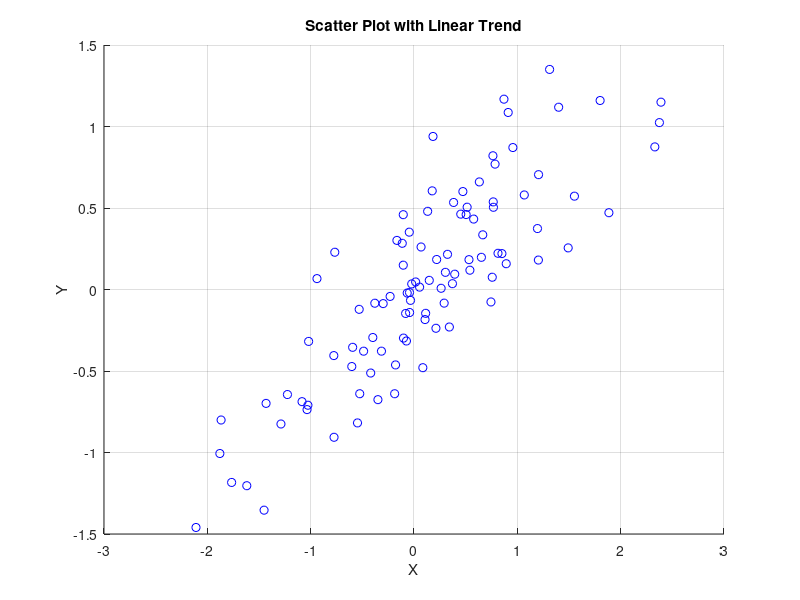

Recreate this plot in MATLAB.
% scatter - Basic scatter plot
% Demonstrates a 2D scatter plot with random data

rng(0);
x = randn(1, 100);
y = 0.5 * x + 0.3 * randn(1, 100);

figure;
scatter(x, y, 'b');
title('Scatter Plot with Linear Trend');
xlabel('X');
ylabel('Y');
grid on;
